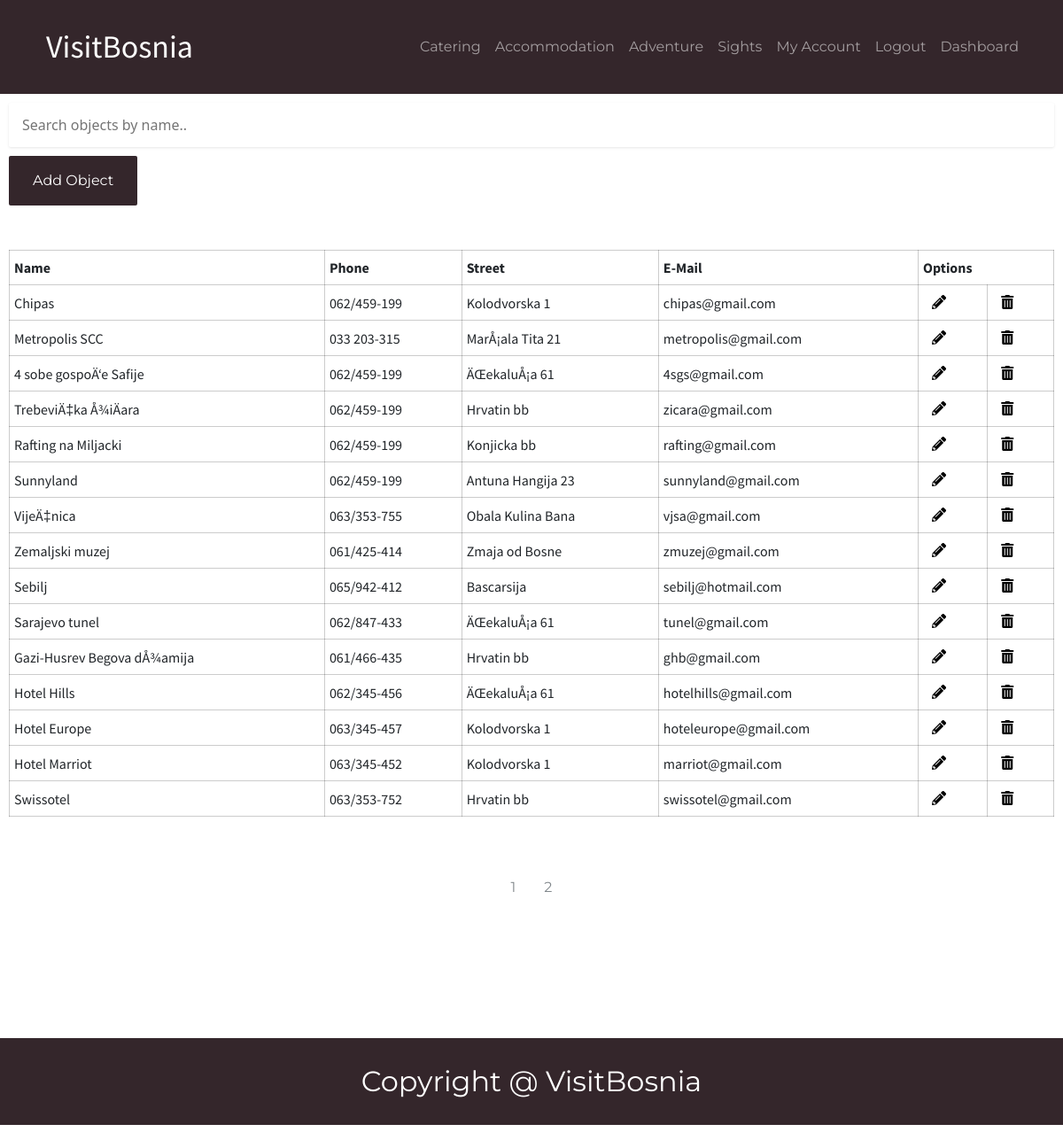
/Objects/objects.php (signed in), run on the app's committed database.
### tables this page shows
CREATE TABLE `type` (
  `tid` int(11) NOT NULL,
  `name` varchar(255) NOT NULL,
  `supertype` int(11) DEFAULT NULL,
  `picture` varchar(255) DEFAULT NULL
);

CREATE TABLE `object` (
  `oid` int(11) NOT NULL,
  `name` varchar(255) NOT NULL,
  `street` varchar(255) NOT NULL,
  `phone` varchar(20) DEFAULT NULL,
  `opening_hours` time NOT NULL,
  `closing_hours` time NOT NULL,
  `pricing` int(11) DEFAULT 0,
  `webpage` varchar(255) DEFAULT NULL,
  `email` varchar(150) DEFAULT NULL,
  `start_day` varchar(20) DEFAULT 'Monday',
  `close_day` varchar(20) DEFAULT 'Sunday',
  `isVegan` tinyint(1) DEFAULT 0,
  `description` longtext DEFAULT NULL,
  `isGlutenFree` tinyint(1) DEFAULT 0,
  `isPetFriendly` tinyint(1) DEFAULT 0,
  `city` int(11) NOT NULL,
  `isHalal` tinyint(1) DEFAULT 0,
  `image` varchar(255) NOT NULL,
  `averagerating` double DEFAULT NULL,
  `active` bit(1) NOT NULL DEFAULT b'1'
);

### Objects/objects.php (the view, shortened to what this page needs)
<?php
require("../dbase.php");
$page = $_GET['page'] ?? 1;
if ($_POST){
    $input = $_POST['search'];
    $queryObjects = mysqli_query($conn, "SELECT * FROM object o WHERE o.name LIKE '%{$input}%' AND o.active = 1");
} else {
    $queryObjects = mysqli_query($conn, "SELECT * FROM object o WHERE o.active = 1");
}
$numOfObjects = mysqli_num_rows($queryObjects);
$objectsPerPage = 15;
$pages = ceil($numOfObjects / $objectsPerPage);
$offset = ($page - 1) * $objectsPerPage;
if ($_POST){
    $query = mysqli_query($conn,"SELECT o.oid, o.name, o.phone, o.street, o.email FROM object o WHERE o.name LIKE '%{$input}%' AND o.active = 1 LIMIT {$offset}, {$objectsPerPage} ");
} else {
    $query = mysqli_query($conn, "SELECT o.oid, o.name, o.phone, o.street, o.email FROM object o WHERE o.active = 1 LIMIT {$offset}, {$objectsPerPage}");
}
?>
<!doctype html>
<html lang="en">
<head>
    <?php include("../Includes/head.php") ?>
    <link rel="stylesheet" href="../Includes/dashboard.css">
    <link rel="stylesheet" href="../Includes/header.css" type="text/css">
    <link rel="stylesheet" href="../Includes/footer.css" type="text/css">
</head>
<body>
    <div id="hdr">
        <?php include("../Includes/header.php"); ?>
    </div>
    <div class="wrapper">
        <div class="second-nav">
            <form action="" method="POST">
                <input name="search" class="search-bar" type="text" placeholder="Search objects by name..">
            </form>
            <a href="../NewObject/newobject.php" class="addObjectBtn">Add Object</a>
        </div>
        <div class="responsive-table">
            <table>
                <tr>
                    <th>Name</th>
                    <th>Phone</th>
                    <th>Street</th>
                    <th>E-Mail</th>
                    <th colspan="2">Options</th>
                </tr>
                <?php while ($row = mysqli_fetch_assoc($query)): ?>
                    <tr>
                        <td><?= $row['name'] ?></td>
                        <td><?= $row['phone'] ?></td>
                        <td><?= $row['street'] ?></td>
                        <td><?= $row['email'] ?></td>
                        <td><a href="edit.php?id=<?= $row['oid']; ?>" class="icon"><i class="fas fa-pencil-alt"></i></a></td>
                        <td><a href="delete.php?id=<?= $row['oid']; ?>" class="icon"><i class="fas fa-trash-alt"></i></a></td>
                    </tr>
                <?php endwhile; ?>
            </table>
        </div>
        <div class="pagination">
            <?php for ($i=0 ; $i<$pages ; $i++) :?>
                <a href="objects.php?page=<?= $i+1 ?>"><?= $i+1 ?></a>
            <?php endfor; ?>
        </div>
    </div>
    <?php include("../Includes/footer.php");?>
</body>
</html>

### Includes/header.php (shortened to what this page needs)
<?php
$conn = mysqli_connect('localhost', 'root', '', 'visitbosnia');
$mainCategories = mysqli_query($conn, "SELECT t.tid,t.name FROM type t WHERE t.supertype IS NULL");
?>
<nav class="navbar navbar-expand-lg navbar-dark">
   <div class="container">
       <a class="navbar-brand" href="../Citypage/citypage.php">VisitBosnia</a>
       <div class="collapse navbar-collapse" id="navbarSupportedContent">
           <ul class="navbar-nav mr-auto">
               <?php while ($row = mysqli_fetch_assoc($mainCategories)): ?>
                   <li class="nav-item"><a class="nav-link" href="../Category/category.php?category=<?= $row['tid'] ?>"><?= $row['name'] ?></a></li>
               <?php endwhile; ?>
               <?php if (isset($_SESSION['auth'])): ?>
                   <li class="nav-item"><a class="nav-link" href="../Profile/profile.php">My Account</a></li>
                   <li class="nav-item"><a class="nav-link" href="../logout.php">Logout</a></li>
               <?php endif; ?>
               <?php if (isset($_SESSION['admin']) && $_SESSION['admin'] == 1): ?>
                   <li class="nav-item"><a class="nav-link" href="../Dashboard/dashboard.php">Dashboard</a></li>
               <?php endif; ?>
           </ul>
       </div>
   </div>
</nav>

### Includes/dashboard.css (style rules this page uses)
* { margin: 0; padding: 0; box-sizing: border-box; }
#hdr { background-color: #34262B; }
.wrapper { width: 1500px; margin: 0 auto; }
.responsive-table { overflow: auto; }
.second-nav { margin: 30px 0; }
form { display: inline; }
.search-bar { background: #FFFFFF; width: 90%; height: 50px; box-shadow: 0 1px 3px rgba(0, 0, 0, 0.1); border-radius: 2px; border: none; padding: 15px; }
.addObjectBtn { background-color: #34262B; color: #fff; border-radius: 2px; padding: 16px 27px; }
td, th { padding: 7px 5px; }
table { margin: 30px 0; width: 100%; }
table, td, th { border: 1px solid rgba(0,0,0,0.2); border-collapse: collapse; font-family: "Source Sans Pro", sans-serif; }
.icon { color: #000000; }
.pagination a { color: rgba(46, 57, 63, 0.6); padding: 8px 16px; border: 3px black; text-decoration: none; transition: background-color .3s; }
.pagination { display: flex; align-items: center; justify-content: center; width: 100%; margin: 30px 0; }
@media (max-width: 1500px) { .wrapper, .search-bar { width: 100%; } }
@media (max-width: 1500px) { .addObjectBtn { display: inline-block; margin: 10px 0; } }
@media (max-width: 1500px) { .responsive-table, .second-nav { margin: 10px; } }

### Includes/header.css (style rules this page uses)
.navbar-brand { font-family: "Source Sans Pro", sans-serif; color: #fff; text-decoration: none; font-size: 36px; }
.container { margin: 13px auto; }
.navbar-collapse { flex-grow: 0; margin: 0; text-align: center; }
a { font-family: "Montserrat", sans-serif; text-decoration: none; color: #fff; padding: 10px; margin: 0; }

### data on the page
type: name "Catering"
type: name "Accommodation"
type: name "Adventure"
type: name "Sights"
object: name "Chipas", phone "062/459-199", street "Kolodvorska 1", email "chipas@gmail.com"
object: name "Metropolis SCC", phone "033 203-315", street "MarÅ¡ala Tita 21", email "metropolis@gmail.com"
object: name "4 sobe gospoÄ‘e Safije", phone "062/459-199", street "ÄŒekaluÅ¡a 61", email "4sgs@gmail.com"
object: name "TrebeviÄ‡ka Å¾iÄara", phone "062/459-199", street "Hrvatin bb", email "zicara@gmail.com"
object: name "Rafting na Miljacki", phone "062/459-199", street "Konjicka bb", email "rafting@gmail.com"
object: name "Sunnyland", phone "062/459-199", street "Antuna Hangija 23", email "sunnyland@gmail.com"
object: name "VijeÄ‡nica", phone "063/353-755", street "Obala Kulina Bana", email "vjsa@gmail.com"
object: name "Zemaljski muzej", phone "061/425-414", street "Zmaja od Bosne", email "zmuzej@gmail.com"
object: name "Sebilj", phone "065/942-412", street "Bascarsija", email "sebilj@hotmail.com"
object: name "Sarajevo tunel", phone "062/847-433", street "ÄŒekaluÅ¡a 61", email "tunel@gmail.com"
object: name "Gazi-Husrev Begova dÅ¾amija", phone "061/466-435", street "Hrvatin bb", email "ghb@gmail.com"
object: name "Hotel Hills", phone "062/345-456", street "ÄŒekaluÅ¡a 61", email "hotelhills@gmail.com"
object: name "Hotel Europe", phone "063/345-457", street "Kolodvorska 1", email "hoteleurope@gmail.com"
object: name "Hotel Marriot", phone "063/345-452", street "Kolodvorska 1", email "marriot@gmail.com"
object: name "Swissotel", phone "063/353-752", street "Hrvatin bb", email "swissotel@gmail.com"
